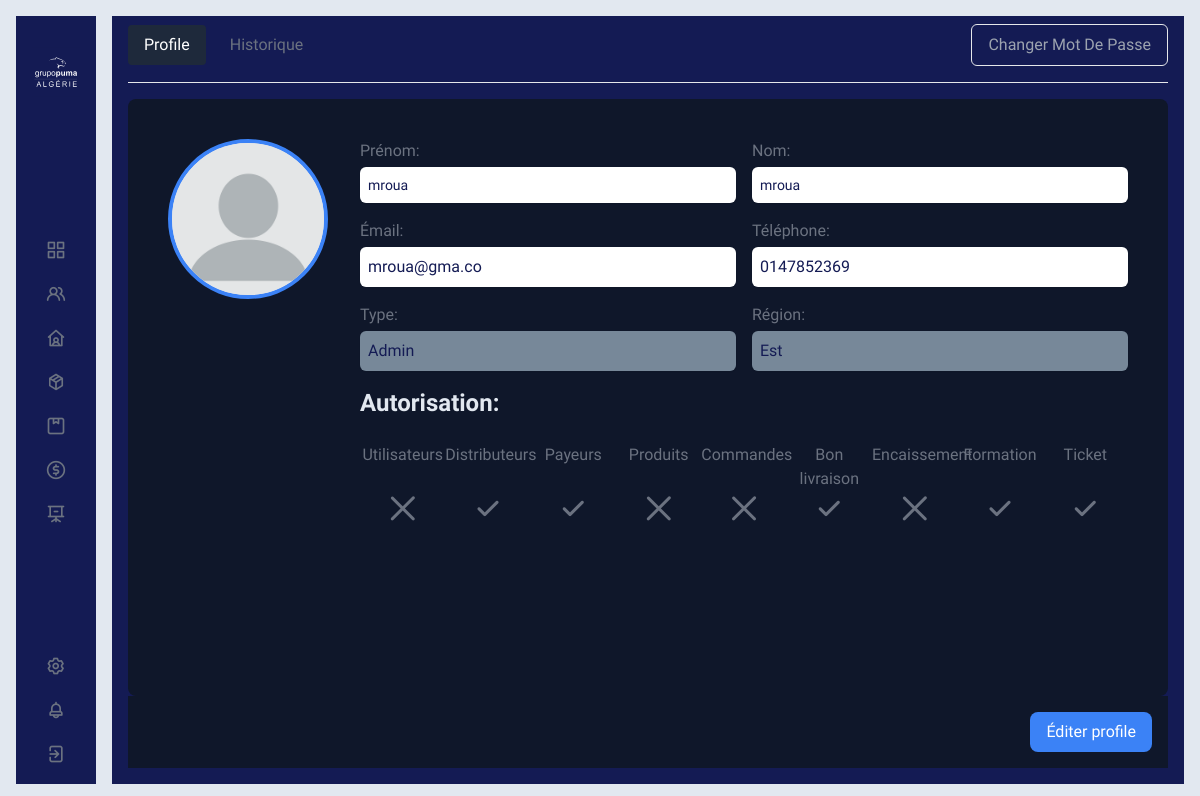
Page /profile/ (signed in) on the committed database.
### Session/models.py (models this page shows, shortened)
class CustomUser(AbstractUser):
    type = models.CharField(max_length=32, choices=Typeprofile, default='Agent')
    ville = models.ForeignKey(Ville, on_delete=models.CASCADE, null=True, blank=True)
    region = models.CharField(max_length=6, choices=Typeregion, default='EST', blank=True, null=True)
    telephone = models.CharField(max_length=80, blank=True)
    responsable = models.ForeignKey('self', on_delete=models.CASCADE, null=True, blank=True)
    photo = models.ImageField(upload_to="Profile/", null=True, blank=True)

### Session/views.py (the view)
# urls.py: path('profile/', ProfilePage, name='ProfilePage'),
@login_required
def ProfilePage(request):
    if(request.user.type == "Distributeur"):
        listeville = Ville.objects.all()
        return render(request, 'Dist/Profile.html', {
            'listeville': listeville
        })
    else:
        listmodules  = list(
            set(request.user.user_permissions.values_list('content_type_id', flat=True))
        )
        return render(request, 'Pumal/Profile.html', {
            'listmodules': listmodules
        })

### templates/Pumal/Profile.html (shortened to what this page needs)
{% extends "baseNew.html" %}
{% load static %}
{% block content %}
    <div class="w-full h-full backprimer px-4 pb-4 flex flex-col">
        <div class="flex justify-between items-center pt-4 mb-4" style="margin-top: -8px">
            <div class="flex gap-2">
                <div>
                    <a href="/profile/"
                       class="block px-4 py-2 actualprimer rounded">Profile</a>
                </div>
                {% if request.user.type == "Admin" %}
                    <div>
                        <a href="{% url 'hisdisp' %}" class="block px-4 py-2 hoverprimer rounded">Historique</a>
                    </div>
                {% endif %}
            </div>
            <div>
                <button id="filterButton" class="btn capitalize backprimer px-4 py-2 border border-slate-300 text-gray-400
                    hover:bg-blue-900 hover:border-slate-400 rounded-md">Changer mot de passe
                </button>
            </div>
        </div>
        <hr/>
        <div class="flex-grow pt-4">
            <div class="h-full w-full backslateprime shadow-t-lg rounded-lg p-6 md:p-10">
                <div class="flex flex-col md:flex-row items-center md:items-start md:space-x-8">
                    <div class="flex-shrink-0 relative">
                        <div id="photoPreview"
                             class="w-40 h-40 bg-gray-200 rounded-full flex items-center justify-center overflow-hidden border-4 border-blue-500">
                            <img id="previewImage" src="{% if request.user.photo %}
                                        {{ request.user.photo.url }}
                                    {% else %}
                                        {% static 'images/blank-profile.webp' %}
                                    {% endif %}" alt="Preview" class="w-full h-full object-cover">
                        </div>
                    </div>
                    <div class="flex-grow grid grid-cols-2 gap-4 text-center md:text-left">
                        <div>
                            <label for="first_name">Prénom:</label>
                            <input type="text" id="first_name" name="first_name" placeholder="Prénom"
                                   value="{{ request.user.first_name }}"
                                   class="mt-1 p-2 block w-full shadow-sm sm:text-sm border-gray-300 rounded-md">
                        </div>
                        <div>
                            <label for="last_name">Nom:</label>
                            <input type="text" id="last_name" name="last_name" placeholder="Nom"
                                   value="{{ request.user.last_name }}"
                                   class="mt-1 p-2 block w-full shadow-sm sm:text-sm border-gray-300 rounded-md">
                        </div>
                        <div>
                            <label for="email">Émail:</label>
                            <input type="email" id="email" name="email" placeholder="Email"
                                   value="{{ request.user.email }}"
                                   class="mt-1 p-2 block w-full shadow-sm sm:border-gray-300 rounded-md">
                        </div>
                        <div>
                            <label for="telephone">Téléphone:</label>
                            <input type="text" id="telephone" name="telephone" placeholder="Téléphone"
                                   value="{{ request.user.telephone }}"
                                   class="mt-1 p-2 block w-full shadow-sm sm:border-gray-300 rounded-md">
                        </div>
                        <div>
                            <label>Type:</label>
                            <div class="mt-1 p-2 block textprimer w-full shadow-sm sm:border-gray-300 bg-white rounded-md">
                                {{ request.user.get_type_display }}
                            </div>
                        </div>
                        <div>
                            <label>Région:</label>
                            <div class="mt-1 p-2 block textprimer w-full shadow-sm sm:border-gray-300 bg-white rounded-md">
                                {{ request.user.get_region_display }}
                            </div>
                        </div>
                        <div class="col-span-2">
                            <h2 class="text-2xl font-bold textslate pb-2 mb-4">Autorisation:</h2>
                            <div class="grid grid-cols-9 text-center">
                                <div>Utilisateurs</div>
                                <div>Distributeurs</div>
                                <div>Payeurs</div>
                                <div>Produits</div>
                                <div>Commandes</div>
                                <div>Bon livraison</div>
                                <div>Encaissement</div>
                                <div>Formation</div>
                                <div>Ticket</div>
                            </div>
                            <div class="grid grid-cols-9 text-center">
                                {% if 7 in listmodules %}
                                    <i class="uil uil-check text-4xl"></i>
                                {% else %}
                                    <i class="uil uil-multiply text-4xl"></i>
                                {% endif %}
                                {% if 10 in listmodules %}
                                    <i class="uil uil-check text-4xl"></i>
                                {% else %}
                                    <i class="uil uil-multiply text-4xl"></i>
                                {% endif %}
                                {% if 10 in listmodules %}
                                    <i class="uil uil-check text-4xl"></i>
                                {% else %}
                                    <i class="uil uil-multiply text-4xl"></i>
                                {% endif %}
                                {% if 14 in listmodules %}
                                    <i class="uil uil-check text-4xl"></i>
                                {% else %}
                                    <i class="uil uil-multiply text-4xl"></i>
                                {% endif %}
                                {% if 17 in listmodules %}
                                    <i class="uil uil-check text-4xl"></i>
                                {% else %}
                                    <i class="uil uil-multiply text-4xl"></i>
                                {% endif %}
                                {% if 15 in listmodules %}
                                    <i class="uil uil-check text-4xl"></i>
                                {% else %}
                                    <i class="uil uil-multiply text-4xl"></i>
                                {% endif %}
                                {% if 21 in listmodules %}
                                    <i class="uil uil-check text-4xl"></i>
                                {% else %}
                                    <i class="uil uil-multiply text-4xl"></i>
                                {% endif %}
                                {% if 26 in listmodules %}
                                    <i class="uil uil-check text-4xl"></i>
                                {% else %}
                                    <i class="uil uil-multiply text-4xl"></i>
                                {% endif %}
                                {% if 25 in listmodules %}
                                    <i class="uil uil-check text-4xl"></i>
                                {% else %}
                                    <i class="uil uil-multiply text-4xl"></i>
                                {% endif %}
                            </div>
                        </div>
                    </div>
                </div>
            </div>
        </div>
        <div class="w-full backslateprime flex justify-end p-4">
            <button id="editerprof"
                    class="bg-blue-500 h-10 text-white py-1.5 px-4 rounded-lg hover:bg-blue-400 disabled:opacity-50"
                    disabled>
                Éditer profile
            </button>
        </div>
    </div>
{% endblock %}

### rows in the picture
CustomUser: first_name "mroua", last_name "mroua", email "mroua@gma.co", telephone "0147852369", user.type "Admin", user.region "Est"
